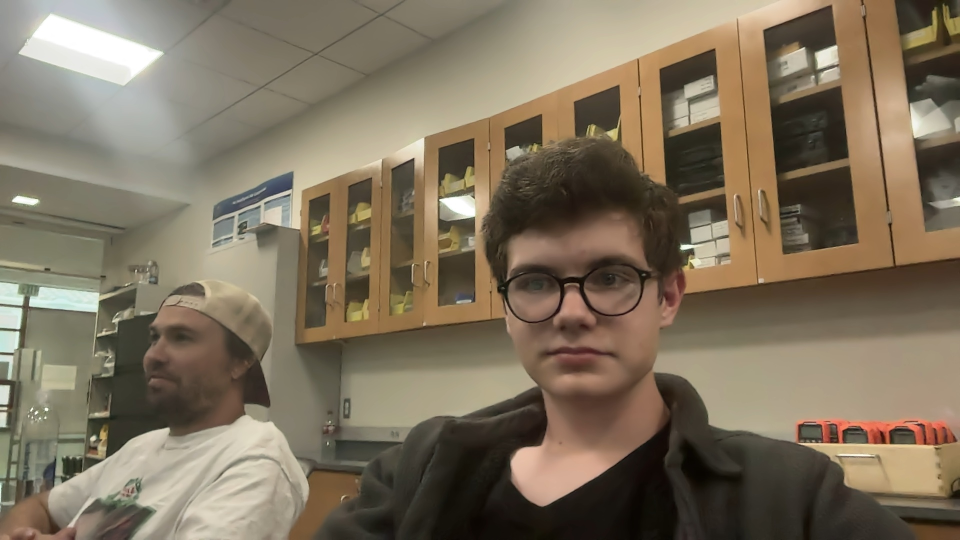
#> input picture assets/images/originals/camera_image0.jpg, 1920 x 1080 px, found by its file name (shown at 1/2 size); its folder holds 4 pictures in this run
$ python image_processing_helper.py
#> lines starting #> are read from the running program, lines starting #| are printed output that depends on the picture
### lib/viola_jones.py
import cv2 as cv
import numpy as np
import os

def viola_jones(image, image_size):
    grayscale_image = cv.cvtColor(image, cv.COLOR_BGR2GRAY)

    haar_classifiers_path = os.path.join(os.path.dirname(__file__), '../assets/haarcascade_frontalface_default.xml')
    face_cascade = cv.CascadeClassifier(haar_classifiers_path)

    faces = face_cascade.detectMultiScale(
        grayscale_image,
        scaleFactor=1.1,  # smaller step for image scale pyramid
        minNeighbors=3,  # higher value = fewer false positives
        minSize=(30, 30),  # minimum object size to detect
        flags=cv.CASCADE_SCALE_IMAGE
    )

    face_windows = []

    for (x, y, w, h) in faces:
        face_windows.append(cv.resize(np.array(grayscale_image[y:y + h, x:x + w]), (image_size, image_size)))

    return face_windows, faces

### lib/image_processing_helper.py
import cv2 as cv
import os
import viola_jones as vj

def preprocess_and_save_images(input_folder, output_folder, image_size=128):
    """
    Reads all images from input_folder, converts to grayscale,
    center-crops them to square, resizes to image_size,
    saves to output_folder, and deletes the original.
    """
#> called with image_size = 128
    if not os.path.exists(output_folder):
        os.makedirs(output_folder)

    i = 0

    for filename in os.listdir(input_folder):
        input_path = os.path.join(input_folder, filename)

        if filename.lower().endswith((".png", ".jpg", ".jpeg", ".bmp", ".tif")):
            img = cv.imread(input_path)
#> img is the input picture: shape (1080, 1920, 3); mean B, G, R 93.6, 113.7, 126.5

            if img is None:
                print(f"⚠️ Could not read {filename}, skipping.")
                continue


            processed = vj.viola_jones(img, image_size)
#> in viola_jones, `grayscale_image = cv.cvtColor(image, cv.COLOR_BGR2GRAY)`:
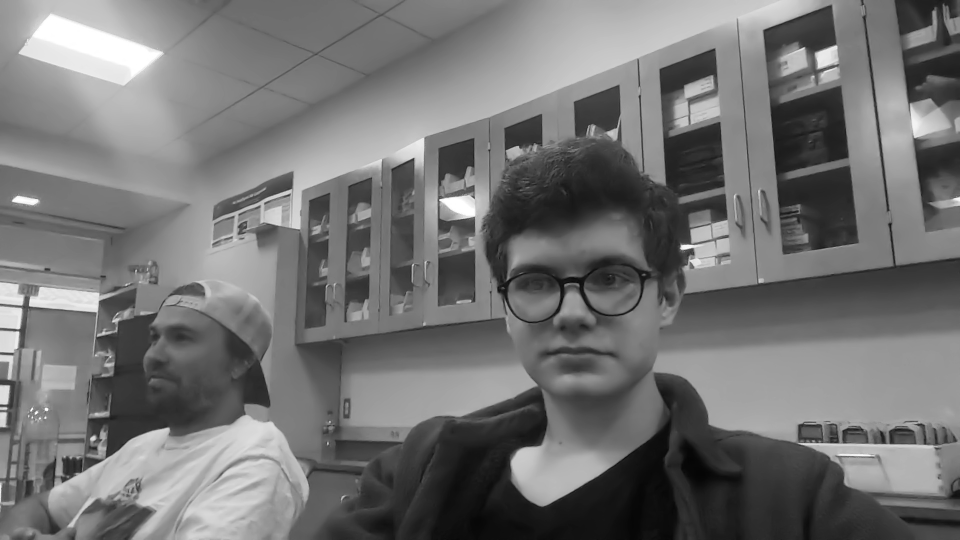
#> grayscale_image: shape (1080, 1920) (shown at 1/2 size); min 3, max 255, mean 115.2
#> in viola_jones, `faces = face_cascade.detectMultiScale( grayscale_image, scaleFactor=1.1,`: faces = [[945, 397, 405, 405]]
#> the loop in viola_jones, `for (x, y, w, h) in faces:` made 1 pass
#> after the loop in viola_jones, `for (x, y, w, h) in faces:`: face_windows = 1 item
            output_path = os.path.join(output_folder)
            j=0

            for img in processed:
                cv.imwrite(f"{output_path}/Omar{i}{j}.png", img)
                j+=1
#> this loop made 2 passes
#> j on pass 1: 1
#> (img, j) on pass 2: ([[945, 397, 405, 405]], 2)
#> after the loop, j = 2


            os.remove(input_path)
            print(f"🗑️ Deleted original: {input_path}")
            i+=1
#> pass 2 of the loop in preprocess_and_save_images, `for filename in os.listdir(input_folder):`:
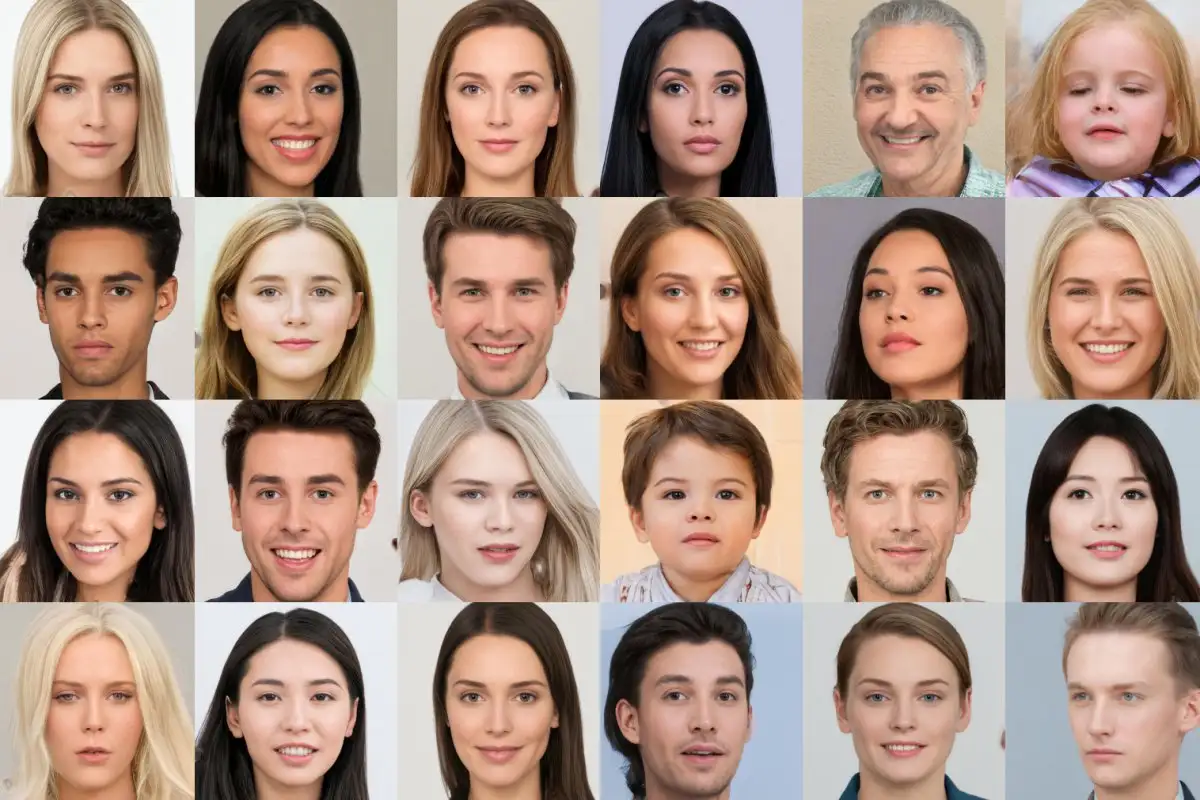
#> input picture assets/images/originals/img.png, 1200 x 800 px, found by its file name
#> in preprocess_and_save_images, img is the input picture: shape (800, 1200, 3); mean B, G, R 131.7, 145.3, 170.8
#> in viola_jones (call 2), `grayscale_image = cv.cvtColor(image, cv.COLOR_BGR2GRAY)`:
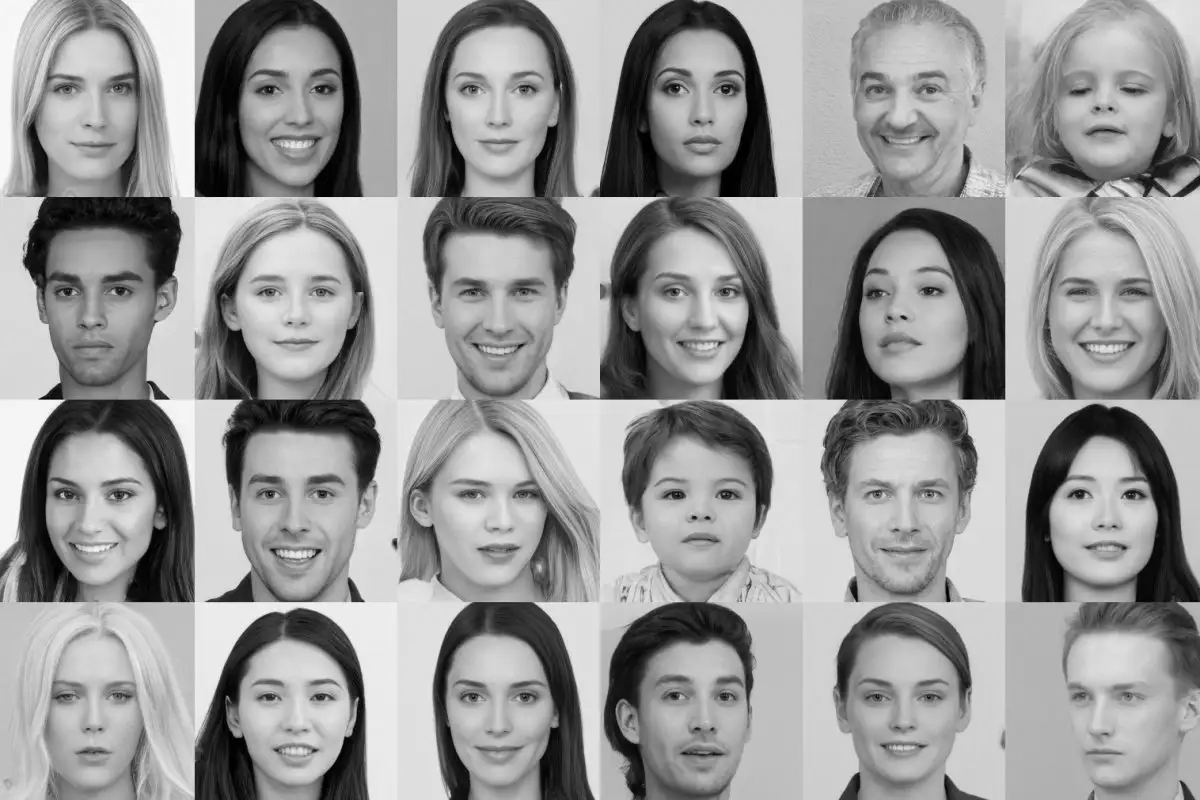
#> grayscale_image: shape (800, 1200); min 0, max 255, mean 151.3
#> faces = 25 rows, first 6: [432, 38, 132, 132], [28, 41, 129, 129], [31, 647, 126, 126], [433, 645, 132, 132], [24, 235, 142, 142], [836, 642, 135, 135]
#> the loop in viola_jones (call 2), `for (x, y, w, h) in faces:` made 25 passes
#> after the loop in viola_jones (call 2), `for (x, y, w, h) in faces:`: face_windows = 25 items
#> the loop in preprocess_and_save_images, `for img in processed:` made 2 passes
#> j on passes 1 to 2: 1, 2
#> after the loop in preprocess_and_save_images, `for img in processed:`: j = 2
#> pass 3 of the loop in preprocess_and_save_images, `for filename in os.listdir(input_folder):`:
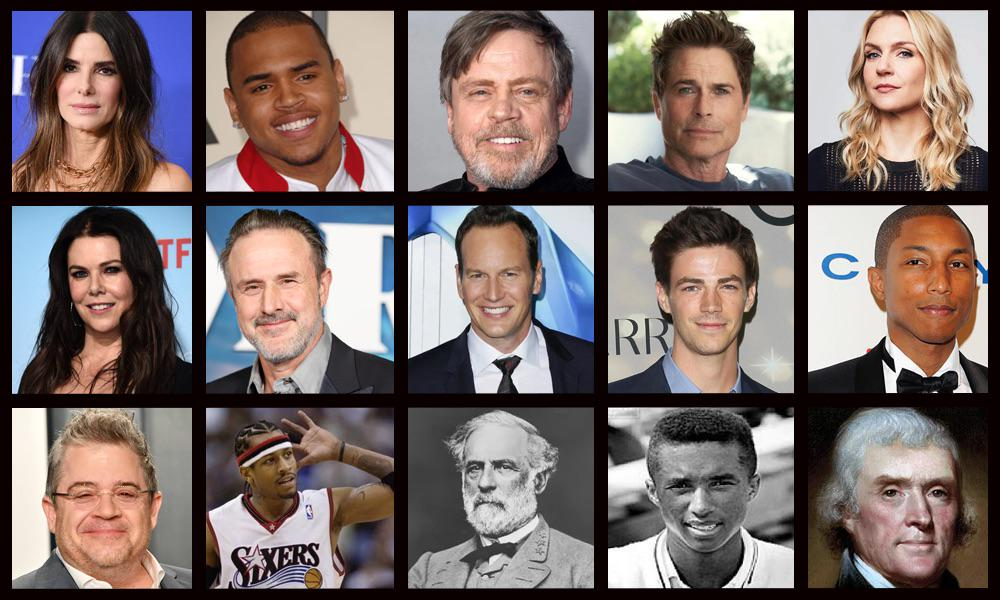
#> input picture assets/images/originals/img_2.png, 1000 x 600 px, found by its file name
#> in preprocess_and_save_images, img is the input picture: shape (600, 1000, 3); mean B, G, R 105.8, 108.6, 122.3
#> in viola_jones (call 3), `grayscale_image = cv.cvtColor(image, cv.COLOR_BGR2GRAY)`:
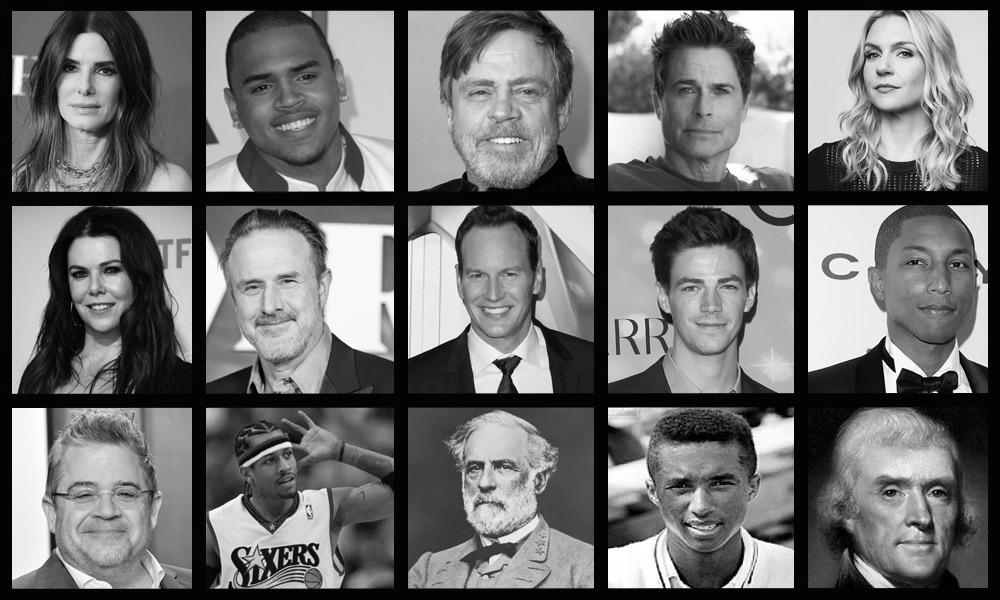
#> grayscale_image: shape (600, 1000); min 0, max 255, mean 112.3
#> faces = 15 rows, first 6: [47, 39, 81, 81], [846, 21, 82, 82], [657, 55, 94, 94], [55, 240, 84, 84], [451, 242, 84, 84], [663, 250, 95, 95]
#> the loop in viola_jones (call 3), `for (x, y, w, h) in faces:` made 15 passes
#> after the loop in viola_jones (call 3), `for (x, y, w, h) in faces:`: face_windows = 15 items
#> after the loop in preprocess_and_save_images, `for img in processed:`: j = 2
#> the loop made 4 passes; the first 3 are shown

if __name__ == "__main__":
    input_folder = r"C:\Users\dream\OneDrive\Desktop\python3.12\COMP-445-Final-Project\assets\images\originals"
    output_folder = r"C:\Users\dream\OneDrive\Desktop\python3.12\COMP-445-Final-Project\assets\images\training\Omar"

    preprocess_and_save_images(input_folder, output_folder)
